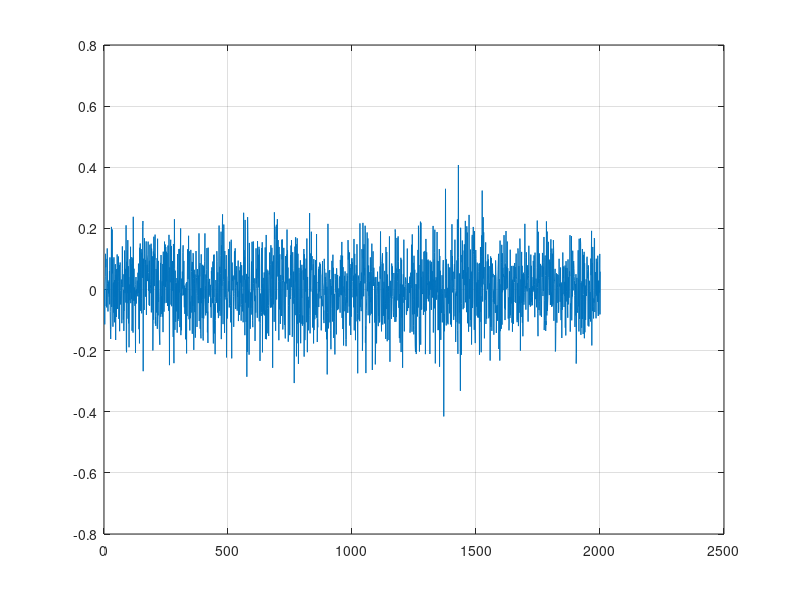

This chart was generated by the following MATLAB code: (Note: this script raises an error after producing the figure.)
% DISCIPLINA: TIP7044 - ESTIMAÇÃO E IDENTIFICAÇÃO DE SISTEMAS (2022.2 - T01)
% PROFESSOR: GUILHERME DE ALENCAR BARRETO
% ALUNO(A): ANDREZA COSTA NASCIMENTO
% MATRÍCULA: 544957

% 3º TRABALHO COMPUTACIONAL

%%Item 1.1

% Parametros da planta: M=1kg, K=20N/m, F=1N, b=10N.s/m

clc; clear all; close all;

sig2 = 0.01;
N = 2000;
tau_max = 20;

M = 1;
k = 20;
b = 10;
ordem = 2;

w_n = sqrt(k);
amort = b/(2*w_n);
K = 1/k;

Ts=0.001;  % Taxa de amostragem
Tsim=2;   % Tempo de simulacao
t=0:Ts:Tsim;  % Instantes de amostragem
L=length(t);

%------------ DISCRETIZAÇÃO DA PLANTA ------------%
h = 0.01; % discretization step (Euler method)

y=zeros(1,ordem);

aux=1+10*h+20*h*h;

for k=ordem+1:L
    u(k)=sqrt(sig2)*randn;
    y(k) = (2+10*h)*y(k-1) - y(k-2) + h*h*u(k);
    y(k) = y(k)/aux;
end

fig = figure; clf

plot(u); hold on
grid on
plotlatex(fig, 'Sinal de Entrada u(k)', 'k', ' ')
hold off

fig = figure; clf

plot(y); hold on
grid on
plotlatex(fig, 'Sinal de Saída y(k)', 'k', ' ')
hold off

%------------ ESTIMAÇÃO: MÍNIMOS QUADRADOS ------------%

n=2; m=0;  

p=[]; X=[];
N=length(y);
for k=max(n,m)+1:N-100
  p=[p; y(k)];
  %X=[X; y(k-1) u(k-1)]; % ARX(1,1)
  X=[X; y(k-1) y(k-2)]; % ARX(2,1) u(k-1)
  %X=[X; y(k-1) y(k-2) u(k-1) u(k-2)]; % ARX(2,2)
  %X=[X; y(k-1) y(k-2) y(k-3) u(k-1)]; % ARX(3,1)
  %X=[X; y(k-1) y(k-2) y(k-3) u(k-1) u(k-2)]; % ARX(3,2)
end

Phihat = (X'*X)\(X'*p);

y_est = X*Phihat;
residuo_ols = p - y_est;
Ne = size(residuo_ols,1);
var_residuo_ols = sum(residuo_ols.^2/Ne);
        
%------------ CRITÉRIOS DE INFORMAÇÃO ------------%

p_max = max(n,m);

AIC_ols = Ne*log(var_residuo_ols)+2*p_max;
BIC_ols = Ne*log(var_residuo_ols)+p_max*log(Ne);
MDL_ols = Ne*log(var_residuo_ols)+(p_max/2)*log(Ne);

%------------ ANÁLISE DOS RESÍDUOS ------------%

fcac_residuo_ols = myfac3(residuo_ols,tau_max);
limconf_lms = (2/sqrt(L))*ones(1,tau_max);
    
fig = figure; clf
    
stem(fcac_residuo_ols, '-r','LineWidth',0.5); hold on
plot(limconf_lms,'--b','LineWidth',1);
plot(limconf_lms*(-1),'--b','LineWidth',1);
grid on
plotlatex(fig, 'Funcao de Autocorrelacao', 'tau (lag)', 'FAC');
hold off

fig = figure; clf
 
histfit(residuo_ols,20); hold on
grid on
plotlatex(fig, 'Histograma dos Resíduos - Algoritmo LMS', ' ', '  ');
hold off

%------------------------ CONTROLE PID ------------------------%

%------------ VALORES INICIAIS ------------%

Kp=350;  % Ganho proporcional
Ki=250;   % Ganho integral
Kd=200;    % Ganho derivativo

par = Phihat';
a_0 = 1;
b_0 = 1;

den_est = [par a_0];
num_est = [b_0];

G_est = tf(num_est,den_est);
[Y_est T_est]=myPID(Kp,Ki,Kd,G_est,t);

nump=[1]; denp=[1 10 20];
Gp=tf(nump,denp); % Plant transfer function

[Y1 T1]=myPID(Kp,Ki,Kd,Gp,t);   % Resposta malha fechada

fig = figure; clf
 
plot(T_est, Y_est,'-r', 'LineWidth',1.5); hold on
grid on
plotlatex(fig, 'Resposta em malha fechada', 'tempo (segundos)', 'Amplitude degrau');
hold off

fig = figure; clf
 
plot(T1, Y1,'-r', 'LineWidth',1.5); hold on
grid on
plotlatex(fig, 'Resposta em malha fechada', 'tempo (segundos)', 'Amplitude degrau');
hold off

